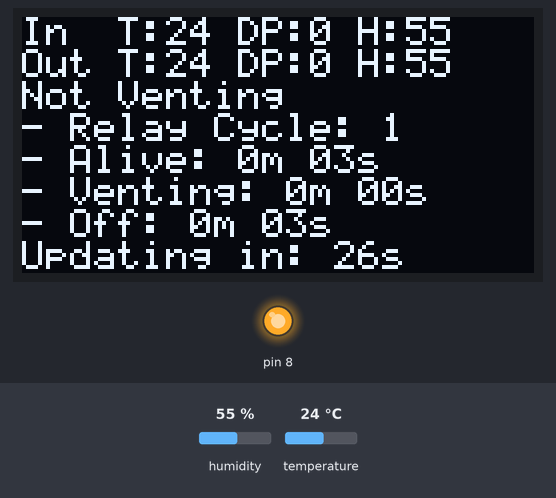
The sketch below on a simulated Arduino Uno, built for the host (arithmetic inside an expression is 32-bit, double 64-bit). Shown: 128×64 one-colour display, output pins drawn as LEDs (lit = HIGH). The test bench sets the inputs (shaded band); at power-on: humidity 55 %, temperature 24 °C.

Above: at 3.3 s.
3.4 s: humidity set to 22 %
At 4.8 s:
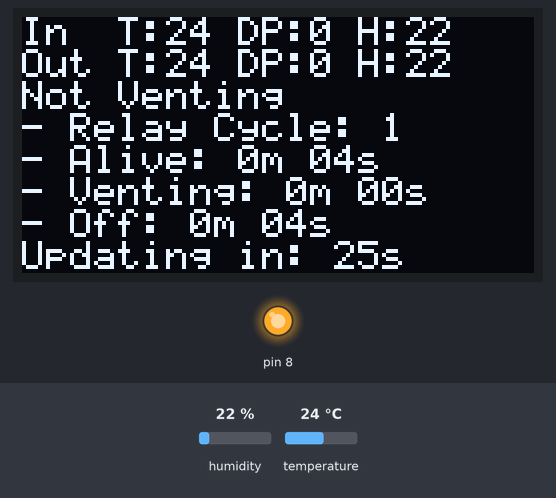
6.4 s: temperature set to 12 °C
At 7.9 s:
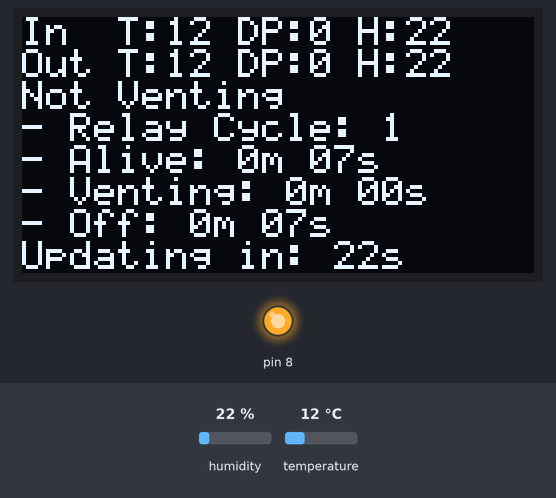
9.4 s: humidity set to 40 %
At 10.6 s:
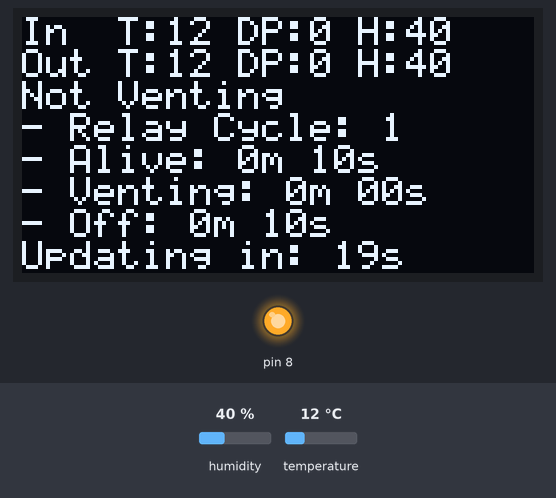
12.4 s: temperature set to 19 °C
At 13.9 s:
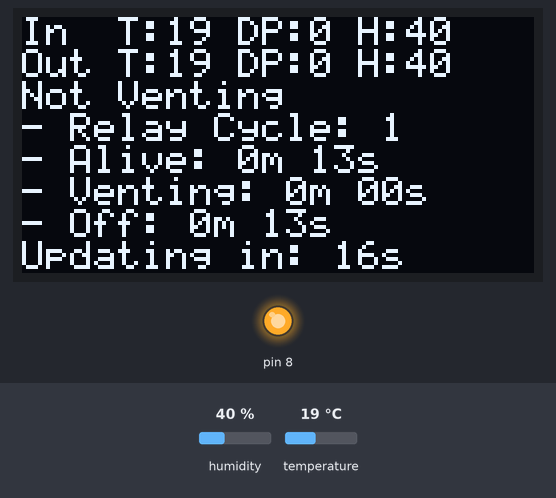
Timing chart, 0 to 15.4 s (numbered marks = the images above; inputs shaded):
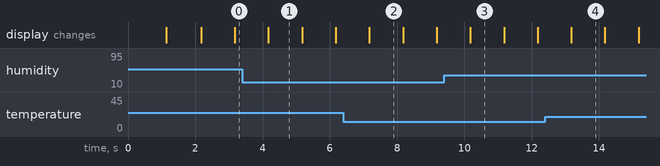

Measured:
- what the display in image 1 shows lasts 1.0 s, from 4.2 s to 5.2 s

The sketch:

DewpointVentilation.ino
```cpp
// (licence header left out)
#include "DPSensor.hpp"
#include "DPController.hpp"
#include "DPDisplay.hpp"

DPSensor inside = DPSensor(0x77);
DPSensor outside = DPSensor(0x76);
DPController controller = DPController(inside, outside, 8);
DPDisplay display = DPDisplay(controller);

void setup() {
  Serial.begin(9600);
  inside.setup();
  outside.setup();
  controller.setup();
  display.setup();
  delay(1000); // sensors need some time to start
}

void loop() {
  inside.loop();
  outside.loop();
  controller.loop();
  display.loop();
}
```

DPController.cpp
```cpp
// (licence header left out)
#include "DPController.hpp"

DPController::DPController(DPSensor &inside, DPSensor &outside, int relay_pin) :
  inside(inside), outside(outside), relay_pin(relay_pin)
{}

void DPController::setup() {
  previous_timestamp_ms = millis();
  pinMode(relay_pin, OUTPUT);
  stop_venting();
}

void DPController::loop() {
  updating_in_ms = ((unsigned long)(interval_sec)) * 1000 - (unsigned long)(millis() - previous_timestamp_ms);
  if ((unsigned long)(millis() - previous_timestamp_ms) < interval_sec * 1000) return;
  previous_timestamp_ms = millis();

  if (state == VentingState::VENTING_ON) {
    time_venting_on_sec += interval_sec;
    if (should_not_be_venting()) stop_venting();
  }
  else if (state == VentingState::VENTING_OFF) {
    time_venting_off_sec += interval_sec;
    if (should_be_venting()) start_venting();
  }
}

void DPController::print() {
  Serial.print(F("Inside "));
  inside.print();
  Serial.print(F("Outside"));
  outside.print();
}

bool DPController::should_be_venting() {
  if (outside.temperature_celsius < min_venting_temp_outside_celsius) return false;
  return outside.dewpoint_celsius + venting_threshold_celsius < inside.dewpoint_celsius;
}

bool DPController::should_not_be_venting() {
  if (outside.temperature_celsius < min_venting_temp_outside_celsius) return true;
  return outside.dewpoint_celsius > inside.dewpoint_celsius;
}

void DPController::start_venting() {
  state = VentingState::VENTING_ON;
  digitalWrite(relay_pin, LOW);
  relay_count++;
}

void DPController::stop_venting() {
  state = VentingState::VENTING_OFF;
  digitalWrite(relay_pin, HIGH);
  relay_count++;
}

unsigned long DPController::get_venting_time_sec() {
  unsigned long t = time_venting_on_sec;
  if (state == VentingState::VENTING_ON) t += (millis() - previous_timestamp_ms) / 1000;
  return t;
}

unsigned long DPController::get_off_time_sec() {
  unsigned long t = time_venting_off_sec;
  if (state == VentingState::VENTING_OFF) t += (millis() - previous_timestamp_ms) / 1000;
  return t;
}

unsigned long DPController::get_relay_count() {
  return relay_count;
}

unsigned long DPController::get_updating_in_sec() {
  return updating_in_ms / 1000;
}

DPController::VentingState DPController::get_state() {
  return state;
}
```

DPController.hpp
```cpp
// (licence header left out)
#ifndef DP_CONTROLLER_H
#define DP_CONTROLLER_H

#include "DPSensor.hpp"

/**
   Ventilation controller that only lets dry air in.

   The controller compares measures from an inside and outside dewpoint sensor.
   It switches ventilation on if the outside air is drier, i.e., if it has a lower dewpoint.
*/
class DPController {
  public:
    // enums
    enum class VentingState { VENTING_ON, VENTING_OFF };

  private:
    // private state
    unsigned long previous_timestamp_ms;
    unsigned long time_venting_on_sec = 0;
    unsigned long time_venting_off_sec = 0;
    unsigned long relay_count = 0;
    unsigned long updating_in_ms = 0;
    VentingState state;

    // helper methods
    bool should_be_venting();
    bool should_not_be_venting();
    void start_venting();
    void stop_venting();

  public:
    // settings
    unsigned long interval_sec = 30;
    float venting_threshold_celsius = 1.0f;
    float min_venting_temp_outside_celsius = 15;
    int relay_pin;

    // constructor
    DPController(DPSensor &inside, DPSensor &outside, int relay_pin);

    // public state
    DPSensor &inside, &outside;

    // main methdos
    void setup();
    void loop();
    void print();

    // statistics
    unsigned long get_venting_time_sec();
    unsigned long get_off_time_sec();
    unsigned long get_relay_count();
    unsigned long get_updating_in_sec();
    VentingState get_state();
};

#endif
```

DPDisplay.cpp
```cpp
// (licence header left out)
#include "DPDisplay.hpp"

DPDisplay::DPDisplay(DPController &controller)
  : controller(controller)
{}

void DPDisplay::setup() {
  Wire.begin();
  Wire.setClock(400000L);
  display.begin(&Adafruit128x64, DP_DISPLAY_I2C_ADDRESS);
  display.setFont(System5x7);
  display.clear();
  display.setCursor(0, 15);
  display.println(F("Dewpoint Ventilation"));
  display.println(F("starting..."));
  delay(1000);
  display.clear();
}

void DPDisplay::loop() {
  if ((unsigned long)(millis() - previous_timestamp_ms) < interval_ms) return;
  previous_timestamp_ms = millis();

  //display.clear();
  display.setCursor(0, 0);

  display.print(F("In  T:"));
  display.print(controller.inside.temperature_celsius, 0);
  display.print(F(" DP:"));
  display.print(controller.inside.dewpoint_celsius, 0);
  display.print(F(" H:"));
  display.print(controller.inside.humidity_percent, 0);
  padLine();

  display.print(F("Out T:"));
  display.print(controller.outside.temperature_celsius, 0);
  display.print(F(" DP:"));
  display.print(controller.outside.dewpoint_celsius, 0);
  display.print(F(" H:"));
  display.print(controller.outside.humidity_percent, 0);
  padLine();

  if (controller.get_state() == DPController::VentingState::VENTING_ON) {
    display.print(F("Venting"));
  }
  else {
    display.print(F("Not Venting"));
  }
  padLine();

  display.print(F("- Relay Cycle: "));
  display.print(controller.get_relay_count());
  padLine();

  display.print(F("- Alive: "));
  formatDuration(line, millis() / 1000);
  display.print(line);
  padLine();

  display.print(F("- Venting: "));
  formatDuration(line, controller.get_venting_time_sec());
  display.print(line);
  padLine();

  display.print(F("- Off: "));
  formatDuration(line, controller.get_off_time_sec());
  display.print(line);
  padLine();

  display.print(F("Updating in: "));
  display.print((float)controller.get_updating_in_sec(), 0);
  display.print("s");
  padLine();
}


void DPDisplay::formatDuration(char* str, time_t t) {
  // fills the string buffer with a 16 char duration in days, hours, minutes and seconds
  tmElements_t tm;
  breakTime(t, tm);
  if (t >= SECS_PER_DAY) sprintf(str, "%ud %02uh %02um %02us", tm.Day - 1, tm.Hour, tm.Minute, tm.Second);
  else if (t >= SECS_PER_HOUR) sprintf(str, "%uh %02um %02us", hour(t), minute(t), second(t));
  else sprintf(str, "%um %02us", minute(t), second(t));
}

void DPDisplay::padLine() {
  // fills a display line with spaces to make sure lines completely overwrite each other
  display.println(F("                      "));
}
```

DPDisplay.hpp
```cpp
// (licence header left out)
#ifndef DP_DISPLAY_H
#define DP_DISPLAY_H

#include <TimeLib.h>
#include <Wire.h>
#include <SSD1306Ascii.h>
#include <SSD1306AsciiWire.h>
#include "DPController.hpp"

#define DP_DISPLAY_I2C_ADDRESS 0x3C

class DPDisplay {
  private:
    // members
    SSD1306AsciiWire display;
    DPController &controller;
    unsigned long previous_timestamp_ms;
    char line[21]; // buffer for sprintf output

    // helper functions
    void formatDuration(char* str, time_t t);
    void padLine();

  public:
    // settings
    int interval_ms = 500;

    // constructor and main methods
    DPDisplay(DPController &controller);
    void setup();
    void loop();
};

#endif
```

DPSensor.cpp
```cpp
// (licence header left out)
#include "DPSensor.hpp"

DPSensor::DPSensor(int i2c_addr, int interval_ms) :
  i2c_addr(i2c_addr), interval_ms(interval_ms)
{}

void DPSensor::setup() {
  previous_timestamp_ms = 0;
  sensor.settings.commInterface = I2C_MODE;
  sensor.settings.I2CAddress = i2c_addr;
  sensor.settings.runMode = 3;
  sensor.settings.tStandby = 0;
  sensor.settings.filter = 4;
  sensor.settings.tempOverSample = 4;
  sensor.settings.pressOverSample = 0; // disabled
  sensor.settings.humidOverSample = 4;
  sensor.begin();
}

void DPSensor::loop() {
  if ((unsigned long)(millis() - previous_timestamp_ms) < interval_ms) return;
  previous_timestamp_ms = millis();

  temperature_celsius = sensor.readTempC();
  humidity_percent = sensor.readFloatHumidity();
  dewpoint_celsius = (float) sensor.dewPointC();
}

void DPSensor::print() {
  Serial.print(F("Sensor at address 0x"));
  Serial.print(i2c_addr, HEX);
  Serial.print(F(" Dewpoint "));
  Serial.print(dewpoint_celsius);
  Serial.println(F("C"));
}
```

DPSensor.hpp
```cpp
// (licence header left out)
#ifndef DP_SENSOR_H
#define DP_SENSOR_H

#include <Wire.h>
#include <SparkFunBME280.h>

/**
   Controls a BME280 sensor to take repeated measures of temperature, humidity and dewpoint.
*/
class DPSensor
{
  private:
    int i2c_addr;
    BME280 sensor;
    unsigned long previous_timestamp_ms;

  public:
    // settings
    int interval_ms = 1000;

    // constructor and main methods
    DPSensor(int i2c_addr = 0x76, int interval_ms = 1000);
    void setup();
    void loop();
    void print();

    // measures
    float temperature_celsius;
    float humidity_percent;
    float dewpoint_celsius;
};

#endif
```
